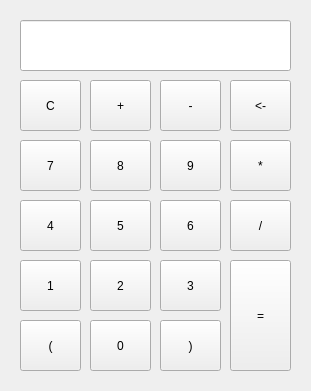
<?xml version="1.0" encoding="UTF-8"?>
<ui version="4.0">
 <class>calculator</class>
 <widget class="QWidget" name="calculator">
  <property name="geometry">
   <rect>
    <x>0</x>
    <y>0</y>
    <width>311</width>
    <height>391</height>
   </rect>
  </property>
  <property name="windowTitle">
   <string>Form</string>
  </property>
  <widget class="QPushButton" name="Button1">
   <property name="geometry">
    <rect>
     <x>20</x>
     <y>260</y>
     <width>61</width>
     <height>51</height>
    </rect>
   </property>
   <property name="text">
    <string>1</string>
   </property>
  </widget>
  <widget class="QPushButton" name="Button4">
   <property name="geometry">
    <rect>
     <x>20</x>
     <y>200</y>
     <width>61</width>
     <height>51</height>
    </rect>
   </property>
   <property name="text">
    <string>4</string>
   </property>
  </widget>
  <widget class="QPushButton" name="leftButton">
   <property name="geometry">
    <rect>
     <x>20</x>
     <y>320</y>
     <width>61</width>
     <height>51</height>
    </rect>
   </property>
   <property name="text">
    <string>(</string>
   </property>
  </widget>
  <widget class="QPushButton" name="Button5">
   <property name="geometry">
    <rect>
     <x>90</x>
     <y>200</y>
     <width>61</width>
     <height>51</height>
    </rect>
   </property>
   <property name="text">
    <string>5</string>
   </property>
  </widget>
  <widget class="QPushButton" name="Button6">
   <property name="geometry">
    <rect>
     <x>160</x>
     <y>200</y>
     <width>61</width>
     <height>51</height>
    </rect>
   </property>
   <property name="text">
    <string>6</string>
   </property>
  </widget>
  <widget class="QPushButton" name="rightButton">
   <property name="geometry">
    <rect>
     <x>160</x>
     <y>320</y>
     <width>61</width>
     <height>51</height>
    </rect>
   </property>
   <property name="text">
    <string>)</string>
   </property>
  </widget>
  <widget class="QPushButton" name="Button0">
   <property name="geometry">
    <rect>
     <x>90</x>
     <y>320</y>
     <width>61</width>
     <height>51</height>
    </rect>
   </property>
   <property name="text">
    <string>0</string>
   </property>
  </widget>
  <widget class="QPushButton" name="Button2">
   <property name="geometry">
    <rect>
     <x>90</x>
     <y>260</y>
     <width>61</width>
     <height>51</height>
    </rect>
   </property>
   <property name="text">
    <string>2</string>
   </property>
  </widget>
  <widget class="QPushButton" name="Button3">
   <property name="geometry">
    <rect>
     <x>160</x>
     <y>260</y>
     <width>61</width>
     <height>51</height>
    </rect>
   </property>
   <property name="text">
    <string>3</string>
   </property>
  </widget>
  <widget class="QPushButton" name="Button7">
   <property name="geometry">
    <rect>
     <x>20</x>
     <y>140</y>
     <width>61</width>
     <height>51</height>
    </rect>
   </property>
   <property name="text">
    <string>7</string>
   </property>
  </widget>
  <widget class="QPushButton" name="Button8">
   <property name="geometry">
    <rect>
     <x>90</x>
     <y>140</y>
     <width>61</width>
     <height>51</height>
    </rect>
   </property>
   <property name="text">
    <string>8</string>
   </property>
  </widget>
  <widget class="QPushButton" name="clearButton">
   <property name="geometry">
    <rect>
     <x>20</x>
     <y>80</y>
     <width>61</width>
     <height>51</height>
    </rect>
   </property>
   <property name="text">
    <string>C</string>
   </property>
  </widget>
  <widget class="QPushButton" name="Button9">
   <property name="geometry">
    <rect>
     <x>160</x>
     <y>140</y>
     <width>61</width>
     <height>51</height>
    </rect>
   </property>
   <property name="text">
    <string>9</string>
   </property>
  </widget>
  <widget class="QPushButton" name="addButton">
   <property name="geometry">
    <rect>
     <x>90</x>
     <y>80</y>
     <width>61</width>
     <height>51</height>
    </rect>
   </property>
   <property name="text">
    <string>+</string>
   </property>
  </widget>
  <widget class="QPushButton" name="reduceButton">
   <property name="geometry">
    <rect>
     <x>160</x>
     <y>80</y>
     <width>61</width>
     <height>51</height>
    </rect>
   </property>
   <property name="styleSheet">
    <string notr="true">font: 290 18pt &quot;Microsoft JhengHei UI Light&quot;;</string>
   </property>
   <property name="text">
    <string>-</string>
   </property>
  </widget>
  <widget class="QPushButton" name="backButton">
   <property name="geometry">
    <rect>
     <x>230</x>
     <y>80</y>
     <width>61</width>
     <height>51</height>
    </rect>
   </property>
   <property name="text">
    <string>&lt;-</string>
   </property>
  </widget>
  <widget class="QPushButton" name="multiButton">
   <property name="geometry">
    <rect>
     <x>230</x>
     <y>140</y>
     <width>61</width>
     <height>51</height>
    </rect>
   </property>
   <property name="text">
    <string>*</string>
   </property>
  </widget>
  <widget class="QPushButton" name="exceptButton">
   <property name="geometry">
    <rect>
     <x>230</x>
     <y>200</y>
     <width>61</width>
     <height>51</height>
    </rect>
   </property>
   <property name="text">
    <string>/</string>
   </property>
  </widget>
  <widget class="QPushButton" name="equalButton">
   <property name="geometry">
    <rect>
     <x>230</x>
     <y>260</y>
     <width>61</width>
     <height>111</height>
    </rect>
   </property>
   <property name="text">
    <string>=</string>
   </property>
  </widget>
  <widget class="QLineEdit" name="lineEdit">
   <property name="geometry">
    <rect>
     <x>20</x>
     <y>20</y>
     <width>271</width>
     <height>51</height>
    </rect>
   </property>
  </widget>
 </widget>
 <resources/>
 <connections/>
</ui>
